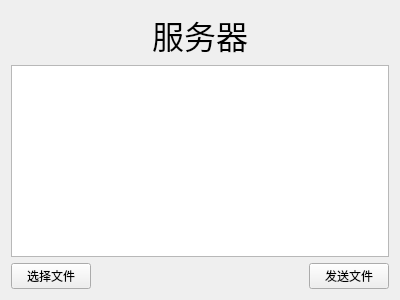
<?xml version="1.0" encoding="UTF-8"?>
<ui version="4.0">
 <class>ServerWidget</class>
 <widget class="QWidget" name="ServerWidget">
  <property name="geometry">
   <rect>
    <x>0</x>
    <y>0</y>
    <width>400</width>
    <height>300</height>
   </rect>
  </property>
  <property name="windowTitle">
   <string>ServerWidget</string>
  </property>
  <layout class="QGridLayout" name="gridLayout">
   <item row="0" column="0" colspan="2">
    <spacer name="horizontalSpacer">
     <property name="orientation">
      <enum>Qt::Horizontal</enum>
     </property>
     <property name="sizeHint" stdset="0">
      <size>
       <width>130</width>
       <height>20</height>
      </size>
     </property>
    </spacer>
   </item>
   <item row="0" column="2">
    <widget class="QLabel" name="label">
     <property name="font">
      <font>
       <family>楷体</family>
       <pointsize>24</pointsize>
      </font>
     </property>
     <property name="text">
      <string>服务器</string>
     </property>
     <property name="alignment">
      <set>Qt::AlignCenter</set>
     </property>
    </widget>
   </item>
   <item row="0" column="3" colspan="2">
    <spacer name="horizontalSpacer_2">
     <property name="orientation">
      <enum>Qt::Horizontal</enum>
     </property>
     <property name="sizeHint" stdset="0">
      <size>
       <width>138</width>
       <height>20</height>
      </size>
     </property>
    </spacer>
   </item>
   <item row="1" column="0" colspan="5">
    <widget class="QTextEdit" name="textEdit">
     <property name="readOnly">
      <bool>true</bool>
     </property>
    </widget>
   </item>
   <item row="2" column="0">
    <widget class="QPushButton" name="buttonFile">
     <property name="text">
      <string>选择文件</string>
     </property>
    </widget>
   </item>
   <item row="2" column="1" colspan="3">
    <spacer name="horizontalSpacer_3">
     <property name="orientation">
      <enum>Qt::Horizontal</enum>
     </property>
     <property name="sizeHint" stdset="0">
      <size>
       <width>217</width>
       <height>20</height>
      </size>
     </property>
    </spacer>
   </item>
   <item row="2" column="4">
    <widget class="QPushButton" name="buttonSend">
     <property name="text">
      <string>发送文件</string>
     </property>
    </widget>
   </item>
  </layout>
 </widget>
 <layoutdefault spacing="6" margin="11"/>
 <resources/>
 <connections/>
</ui>
